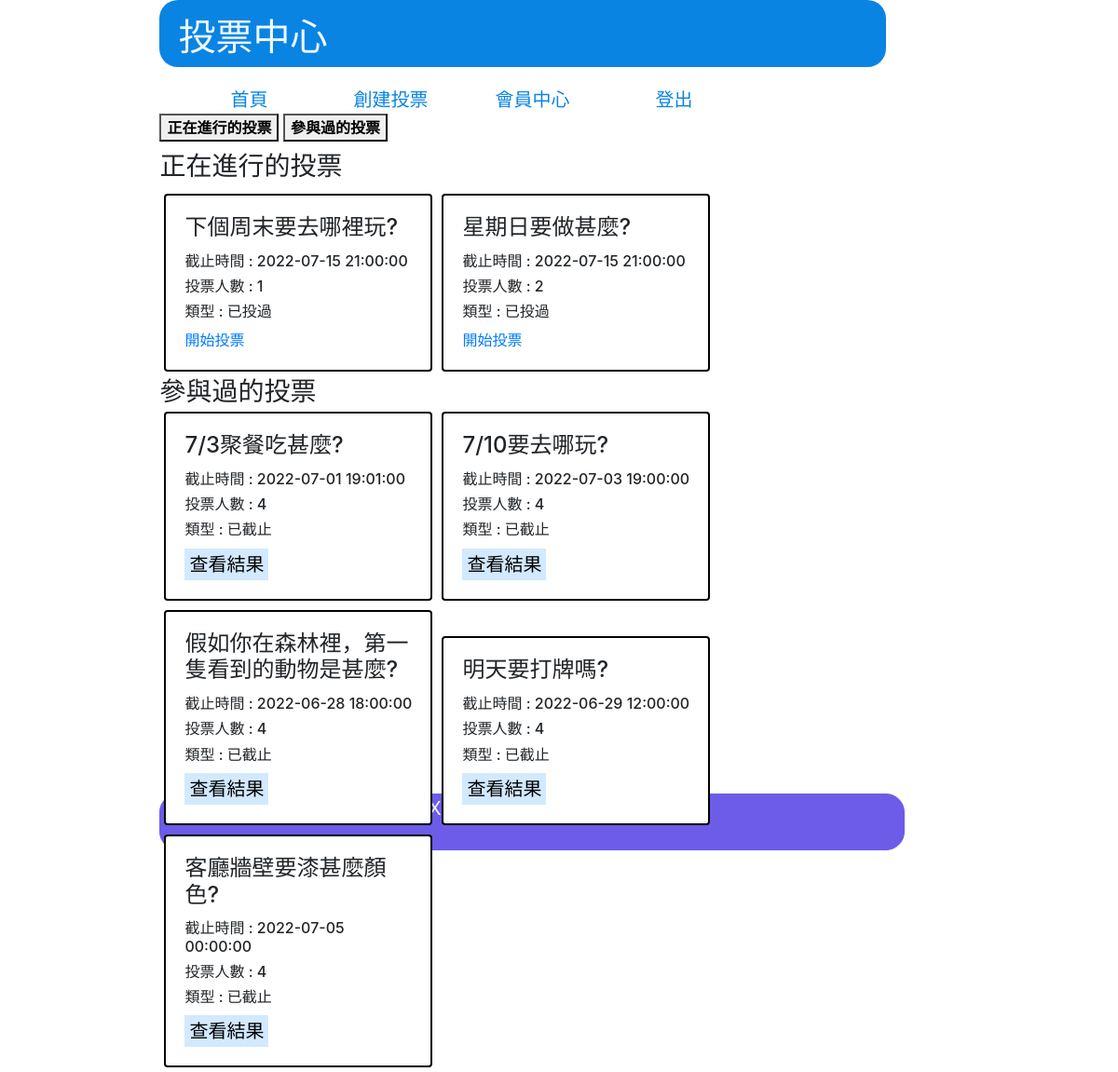
The page /front/vote_center.php (signed in) on the database its author committed.
### tables this page shows
CREATE TABLE `subjects` (
  `id` int(11) UNSIGNED NOT NULL,
  `subject` varchar(128) NOT NULL COMMENT '主題描述',
  `type_id` int(11) NOT NULL,
  `multiple` tinyint(1) NOT NULL DEFAULT 0 COMMENT '單/複選',
  `mulit_limit` tinyint(2) NOT NULL DEFAULT 1 COMMENT '單/複選項目數',
  `start` datetime NOT NULL,
  `end` datetime NOT NULL,
  `total` int(11) UNSIGNED NOT NULL DEFAULT 0
);

CREATE TABLE `log` (
  `id` int(11) UNSIGNED NOT NULL,
  `user_id` int(11) NOT NULL COMMENT '投票者',
  `subject_id` int(11) NOT NULL,
  `option_id` int(11) NOT NULL,
  `vote_time` timestamp NOT NULL DEFAULT current_timestamp()
);

### function.php (called while the page is built, shortened)
<?php
function pdo()
{
    $dsn = "mysql:host=localhost;charset=utf8;dbname=vote";
    return  new PDO($dsn, 'root', '');
}
function search($table, $arg)
{
    $pdo = pdo();
    $sql = "SELECT * FROM `$table` WHERE ";
    if (is_array($arg)) {
        foreach ($arg as $key => $value) {
            $tmp[] = "`$key`='$value'";
        }
        $sql .= implode("AND", $tmp);
    } else {
        $sql .= "$arg";
    }
    return $pdo->query($sql)->fetch(PDO::FETCH_ASSOC);
}
function all($table, ...$arg)
{
    $pdo = pdo();
    $sql = "SELECT * FROM $table ";
    return $pdo->query($sql)->fetchAll(PDO::FETCH_ASSOC);
}
function c($table, $arg)
{
    $pdo = pdo();
    $sql = "SELECT COUNT(*) FROM `$table` WHERE ";
    if (is_array($arg)) {
        foreach ($arg as $key => $value) {
            $tmp[] = "`$key`='$value'";
        }
        $sql .= implode("AND", $tmp);
    } else {
        $sql .= "$arg";
    }
    return  $pdo->query($sql)->fetchColumn();
}

### front/vote_center.php (the view, shortened to what this page needs)
<!DOCTYPE html>
<html lang="en">
<head>
    <link rel="stylesheet" href="../css/body.css">
    <link rel="stylesheet" href="https://cdn.jsdelivr.net/npm/bootstrap@4.3.1/dist/css/bootstrap.min.css">
</head>
<body>
    <div id="header">
        <div>投票中心</div>
        <nav>
            <a href="../index.php">首頁</a>
            <a href="./creatvote.php">創建投票</a>
            <?php
            if (isset($_SESSION['user'])) {
            ?>
                <a href="./member_center.php">會員中心</a>
                <a href="../login/logout.php">登出</a>
            <?php
            } else {
            ?>
                <a href="../login/login.php">登入</a>
            <?php
            }
            ?>
        </nav>
    </div>
    <div id="content">
        <button id="voting_btn">正在進行的投票</button>
        <button id="voted_btn">參與過的投票</button>
        <div id="voting">
            <h3 colspan="5">正在進行的投票</h3>
            <?php
            include "../function.php";
            $subjects = all('subjects');
            $join = [];
            foreach ($subjects as $key => $subject) {
                $find_log = [
                    'user_id' => $_SESSION['id'],
                    'subject_id' => $subject['id']
                ];
                $log = c('log', $find_log);
                if ($log == 0 && strtotime($subject['end']) > strtotime(date("Y-m-d H:i:s"))) {
                    echo "<div class='card' style='width: 18rem;'>";
                    echo "<div class='card-body'>";
                    echo "<h4 class='card-title'>{$subject['subject']}</h5>";
                    echo "<h6 class='card-text'>截止時間 : {$subject['end']}</h6>";
                    echo "<h6 class='card-text'>投票人數 : {$subject['total']}</h6>";
                    if (strtotime($subject['end']) < strtotime(date("Y-m-d H:i:s"))) {
                        echo "<h6 class='card-text'>類型 : 已截止</h6>";
                    } else {
                        echo "<h6 class='card-text'>類型 : 已投過</h6>";
                    }
                    echo "<a href='./vote.php?id={$subject['id']}' class='card-link'>開始投票</a>";
                    echo "</div>";
                    echo "</div>";
                }
                if (search('log', $find_log)!="") {
                array_push($join, search('log', $find_log));
                }
            }
            ?>
        </div>
        <div id="voted">
            <h3 colspan="5">參與過的投票</p3><br>
            <?php
            foreach ($subjects as $key => $subject) {
                foreach ($join as $key => $value) {
                    if ($value['subject_id'] == $subject['id']) {
                        if ($log > 0 || strtotime($subject['end']) < strtotime(date("Y-m-d H:i:s"))) {
                            $a=$key+1;
                            echo "<div class='card' style='width: 18rem;'>";
                            echo "<div class='card-body'>";
                            echo "<h4 class='card-title'>{$subject['subject']}</h4>";
                            echo "<h6 class='card-text'>截止時間 : {$subject['end']}</h6>";
                            echo "<h6 class='card-text'>投票人數 : {$subject['total']}</h6>";
                            if (strtotime($subject['end']) < strtotime(date("Y-m-d H:i:s"))) {
                                echo "<h6 class='card-text'>類型 : 已截止</h6>";
                            } else {
                                echo "<h6 class='card-text'>類型 : 已投過</h6>";
                            }
                            echo "<button class='btnResult' type='button' id='open_result$a'>查看結果</button>";
                            echo "</div>";
                            echo "</div>";
                        }
                    }
                }
            }
            ?>
        </div>
    </div>
    <div id="footer">
        <p>版權為XXX所有，電話09XX-XXXXXX</p>
    </div>
</body>
</html>

### css/body.css (style rules this page uses)
body { display: grid; width: 100%; height: 913px; grid-template-columns: repeat(21,1fr); grid-template-rows: repeat(15,1fr); }
#header { display: grid; grid-template-columns: repeat(3,1fr); grid-template-rows: repeat(2,1fr) 0.5fr; grid-column: 4/18; grid-row: 1/3; }
#header>div { width: calc(100% - 20px); height: calc(100% - 20px); background-color: #0984e3; color: aliceblue; border-radius:20px; font-size: 40px; padding:10px 20px; grid-column: 1/4; grid-row: 1/3; }
#header>nav { padding:0 20px; text-align: center; display: grid; grid-template-columns: repeat(5,1fr); grid-column: 1/4; grid-row: 3/4; }
#header>nav>a { grid-column: 1 1 1 1 1; background-color: white; color: #0984e3; border-radius:0 0 50px 50px ; text-decoration:none; font-size: 20px; }
#content { display: grid; width: 100%; grid-template-columns: repeat(15,calc(100% / 15)); grid-template-rows: repeat(20,1fr); grid-column: 4/18; grid-row: 3/15; }
#footer { font-size: 20px; text-align: center; grid-column: 4/18; grid-row: 15/16; background-color: #6c5ce7; color: aliceblue; border: 1px solid #6c5ce7; border-radius: 20px; }

### front/vote_center.php (style rules this page uses)
#content { width: 80%; display: block; }
#voting_btn { font-weight: bold; margin-bottom: 10px; }
#voted_btn { font-weight: bold; margin-bottom: 10px; }
.card { display: inline-block; border: solid black 2px; margin: 5px; }
.btnResult { border: none; background: #D2E9FF; padding: 5px; font-size: 20px; }

### rows shown on the page
subjects: subject "下個周末要去哪裡玩?", end "2022-07-15 21:00:00", total "1", shows "類型 : 已投過"
subjects: subject "星期日要做甚麼?", end "2022-07-15 21:00:00", total "2", shows "類型 : 已投過"
log: subject.subject "7/3聚餐吃甚麼?", subject.end "2022-07-01 19:01:00", subject.total "4"
log: subject.subject "7/10要去哪玩?", subject.end "2022-07-03 19:00:00", subject.total "4"
log: subject.subject "假如你在森林裡，第一隻看到的動物是甚麼?", subject.end "2022-06-28 18:00:00", subject.total "4"
log: subject.subject "明天要打牌嗎?", subject.end "2022-06-29 12:00:00", subject.total "4"
log: subject.subject "客廳牆壁要漆甚麼顏色?", subject.end "2022-07-05 00:00:00", subject.total "4"
